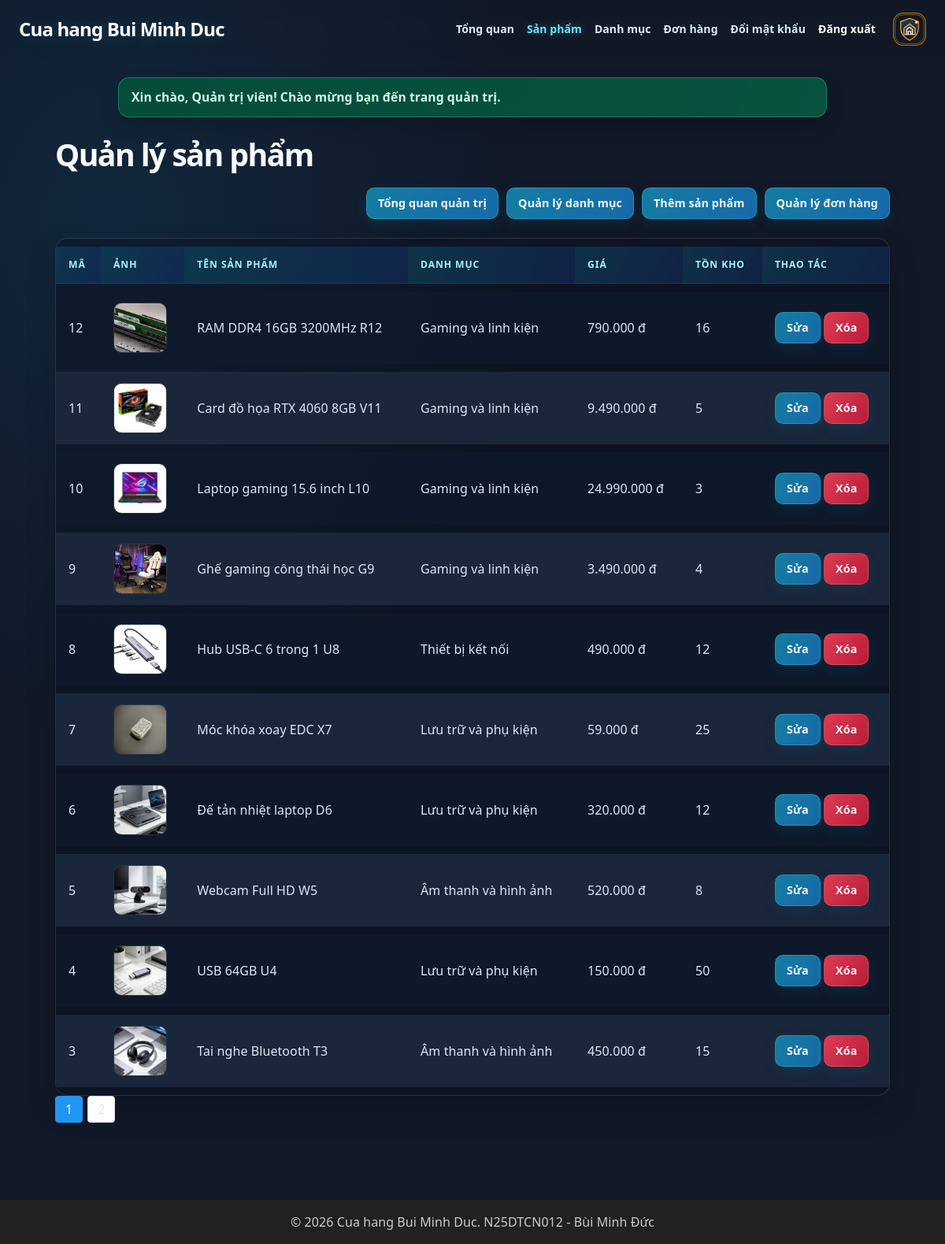
The app's page /admin/product.php (signed in) with its own data.
### tables this page shows
CREATE TABLE products (
    id          INT UNSIGNED AUTO_INCREMENT PRIMARY KEY,
    category_id INT UNSIGNED NOT NULL,
    name        VARCHAR(200) NOT NULL,
    price       INT UNSIGNED NOT NULL,
    description TEXT,
    image       VARCHAR(255) NOT NULL DEFAULT 'images/sp01.jpg',
    stock       INT UNSIGNED NOT NULL DEFAULT 0,
    created_at  DATETIME NOT NULL DEFAULT CURRENT_TIMESTAMP,
    FOREIGN KEY (category_id) REFERENCES categories (id)
);

CREATE TABLE categories (
    id   INT UNSIGNED AUTO_INCREMENT PRIMARY KEY,
    name VARCHAR(100) NOT NULL
);

### includes/functions.php (called while the page is built, shortened)
<?php
function e($value)
{
    return htmlspecialchars((string) $value, ENT_QUOTES, 'UTF-8');
}
function format_price($amount)
{
    return number_format((int) $amount, 0, ',', '.') . ' đ';
}
function url($path = '')
{
    return BASE_URL . ltrim($path, '/');
}

### admin/product.php (the view, shortened to what this page needs)
<?php
require __DIR__ . '/../includes/init.php';
$perPage = 10;
$totalProducts = (int) $pdo->query('SELECT COUNT(*) FROM products')->fetchColumn();
$totalPages = max(1, (int) ceil($totalProducts / $perPage));
$page = min(max(1, (int) ($_GET['page'] ?? 1)), $totalPages);
$stmt = $pdo->prepare(
    'SELECT p.id, p.name, p.price, p.stock, p.image, c.name AS category_name
     FROM products p
     JOIN categories c ON c.id = p.category_id
     ORDER BY p.id DESC
     LIMIT ? OFFSET ?'
);
$stmt->bindValue(1, $perPage, PDO::PARAM_INT);
$stmt->bindValue(2, ($page - 1) * $perPage, PDO::PARAM_INT);
$stmt->execute();
$products = $stmt->fetchAll();
require __DIR__ . '/../includes/header.php';
?>
<section class="admin-page">
<h2>Quản lý sản phẩm</h2>
<p class="cart-actions">
    <a href="<?= url('admin/index.php') ?>" class="btn">Tổng quan quản trị</a>
    <a href="<?= url('admin/categories.php') ?>" class="btn">Quản lý danh mục</a>
    <a href="<?= url('admin/product-form.php') ?>" class="btn">Thêm sản phẩm</a>
    <a href="<?= url('admin/orders.php') ?>" class="btn">Quản lý đơn hàng</a>
</p>
<div class="admin-table-wrap">
<table class="admin-table admin-product-table">
    <thead>
        <tr>
            <th>Mã</th>
            <th>Ảnh</th>
            <th>Tên sản phẩm</th>
            <th>Danh mục</th>
            <th>Giá</th>
            <th>Tồn kho</th>
            <th>Thao tác</th>
        </tr>
    </thead>
    <tbody>
        <?php foreach ($products as $product): ?>
            <tr>
                <td><?= $product['id'] ?></td>
                <td><img src="<?= url($product['image']) ?>" alt="" class="thumb"></td>
                <td><?= e($product['name']) ?></td>
                <td><?= e($product['category_name']) ?></td>
                <td><?= format_price($product['price']) ?></td>
                <td><?= $product['stock'] ?></td>
                <td>
                    <a href="<?= url('admin/product-form.php?id=' . $product['id']) ?>" class="btn">Sửa</a>
                    <form action="<?= url('admin/product-delete.php') ?>" method="post" class="inline-form"
                          onsubmit="return confirm('Xóa sản phẩm này?');">
                        <button type="submit" class="btn btn-danger">Xóa</button>
                    </form>
                </td>
            </tr>
        <?php endforeach; ?>
    </tbody>
</table>
</div>
<p class="pagination">
    <?php for ($i = 1; $i <= $totalPages; $i++): ?>
        <a href="<?= url('admin/product.php?page=' . $i) ?>"
           class="<?= $i === $page ? 'active' : '' ?>"><?= $i ?></a>
    <?php endfor; ?>
</p>
</section>
<?php require __DIR__ . '/../includes/footer.php'; ?>

### records on screen
products: id "12", image (picture), name "RAM DDR4 16GB 3200MHz R12", category.name "Gaming và linh kiện", price "790.000 đ", stock "16"
products: id "11", image (picture), name "Card đồ họa RTX 4060 8GB V11", category.name "Gaming và linh kiện", price "9.490.000 đ", stock "5"
products: id "10", image (picture), name "Laptop gaming 15.6 inch L10", category.name "Gaming và linh kiện", price "24.990.000 đ", stock "3"
products: id "9", image (picture), name "Ghế gaming công thái học G9", category.name "Gaming và linh kiện", price "3.490.000 đ", stock "4"
products: id "8", image (picture), name "Hub USB-C 6 trong 1 U8", category.name "Thiết bị kết nối", price "490.000 đ", stock "12"
products: id "7", image (picture), name "Móc khóa xoay EDC X7", category.name "Lưu trữ và phụ kiện", price "59.000 đ", stock "25"
products: id "6", image (picture), name "Đế tản nhiệt laptop D6", category.name "Lưu trữ và phụ kiện", price "320.000 đ", stock "12"
products: id "5", image (picture), name "Webcam Full HD W5", category.name "Âm thanh và hình ảnh", price "520.000 đ", stock "8"
products: id "4", image (picture), name "USB 64GB U4", category.name "Lưu trữ và phụ kiện", price "150.000 đ", stock "50"
products: id "3", image (picture), name "Tai nghe Bluetooth T3", category.name "Âm thanh và hình ảnh", price "450.000 đ", stock "15"

### other values on screen
APP_NAME "Cua hang Bui Minh Duc"
$flash['message'] "Xin chào, Quản trị viên! Chào mừng bạn đến trang quản trị."
